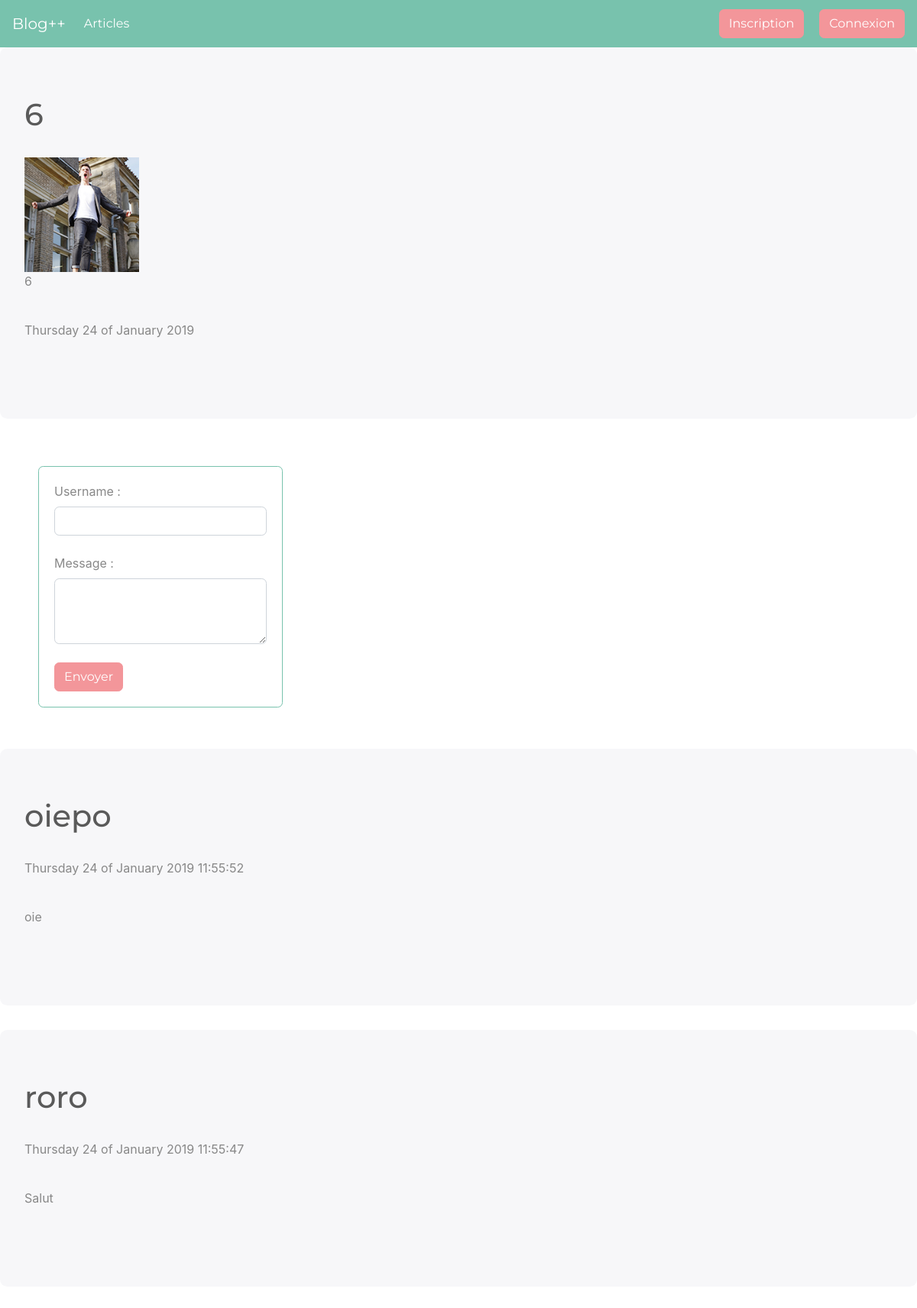
The app's page /detail.php?id=7 with its own data.
### tables this page shows
CREATE TABLE `articles` (
  `id` int(11) NOT NULL AUTO_INCREMENT,
  `user_id` int(11) NOT NULL,
  `title` varchar(255) NOT NULL,
  `content` varchar(2555) NOT NULL,
  `img` varchar(255) NOT NULL,
  `dat` varchar(255) NOT NULL,
  PRIMARY KEY (`id`),
  KEY `user_id` (`user_id`),
  CONSTRAINT `articles_ibfk_1` FOREIGN KEY (`user_id`) REFERENCES `users` (`id`)
);

CREATE TABLE `comments` (
  `id` int(11) NOT NULL AUTO_INCREMENT,
  `article_id` int(11) NOT NULL,
  `username` varchar(255) NOT NULL,
  `content` varchar(255) NOT NULL,
  `dat` varchar(255) NOT NULL,
  PRIMARY KEY (`id`),
  KEY `article_id` (`article_id`),
  CONSTRAINT `comments_ibfk_1` FOREIGN KEY (`article_id`) REFERENCES `articles` (`id`),
  CONSTRAINT `comments_ibfk_2` FOREIGN KEY (`article_id`) REFERENCES `articles` (`id`)
);

### detail.php (the view, shortened to what this page needs)
<?php require 'header.php';
$id = strip_tags($_GET['id']);
$query = 'SELECT id, title, content, img, dat FROM articles WHERE :id = id';
$statement = $pdo->prepare($query);
$statement->execute([':id' => $id]);
while( $data = $statement->fetch(PDO::FETCH_ASSOC)):
  ?>
<div class="jumbotron">
      <h1><?php echo $data['title'];?></h1></br>
      <img height="150px" width="150px" src="img/<?php echo $data['img'];?>" /></br>
      <p><?php echo $data['content'];?></p></br>
      <p><?php echo $data['dat'];?></p></br>
    </div>
<?php endwhile; ?>
<div style="padding: 30px 50px;">
<div class="card border-primary mb-4" style="max-width: 20rem;">
  <div class="card-body">
    <form method="post" action="detail.php?id=<?php echo $id;?>">
      <label>Username : </label>
      <input type="text" class="form-control" name="username" required/></br>
      <label>Message : </label>
      <textarea class="form-control" name="content" rows="3"  required></textarea></br>
      <button type="submit" class="btn btn btn-secondary">Envoyer</button>
    </form>
    </div>
  </div>
</div>
<?php
$query = 'SELECT id, article_id, username, content, dat FROM comments WHERE :id = article_id ORDER BY id desc';
$statement = $pdo->prepare($query);
$statement->execute([':id' => $id]);
while( $data = $statement->fetch(PDO::FETCH_ASSOC)):
  ?>
<div class="jumbotron">
      <h1><?php echo $data['username'];?></h1></br>
      <p><?php echo $data['dat'];?></p></br>
      <p><?php echo $data['content'];?></p></br>
    </div>
<?php endwhile; ?>

### records on screen
articles: title "6", img (picture), content "6", dat "Thursday 24 of January 2019"
comments: username "oiepo", dat "Thursday 24 of January 2019 11:55:52", content "oie"
comments: username "roro", dat "Thursday 24 of January 2019 11:55:47", content "Salut"
